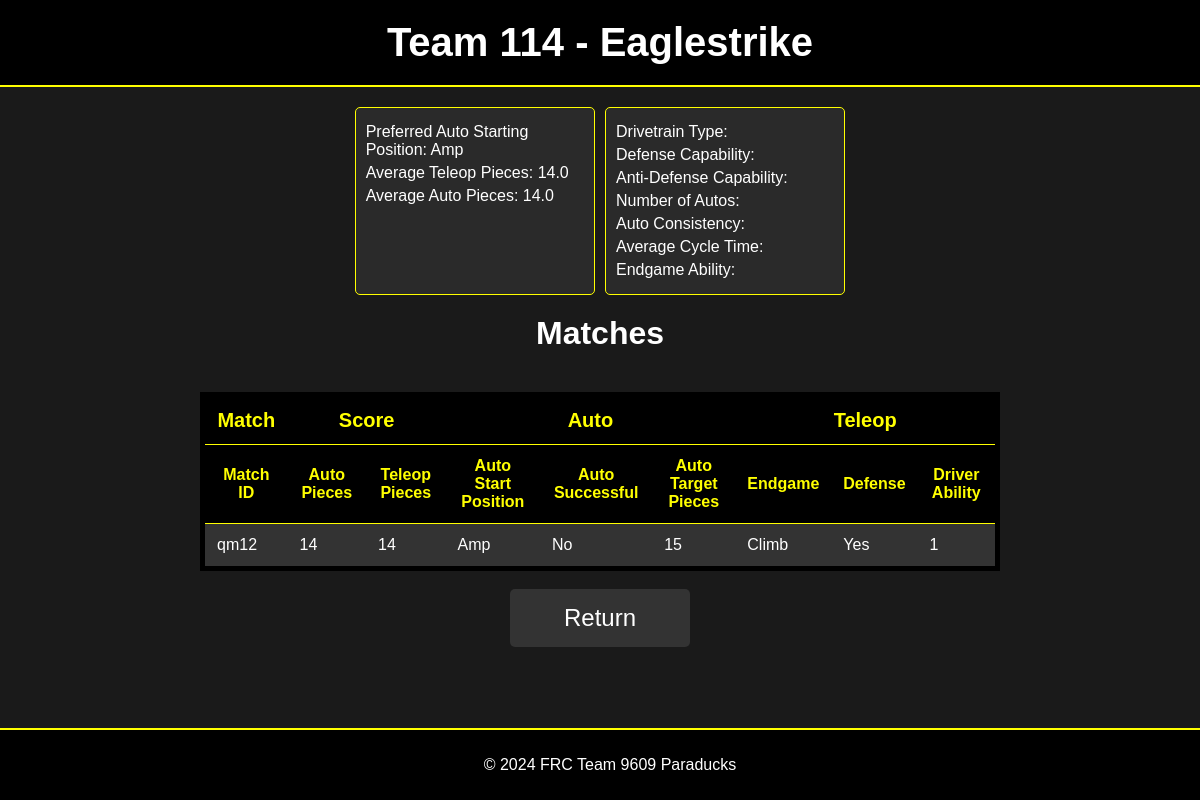
The app's page /view/events/2024cabe/114 with its own data.
### app.py (models this page shows)
class Teams(db.Model):
    team_id = db.Column(db.Integer, primary_key=True, unique=True, nullable=False)
    name = db.Column(db.String, nullable=False)

class Matches(db.Model):
    id = db.Column(db.Integer, primary_key=True, unique=True, nullable=False, autoincrement=True)
    team_id = db.Column(db.Integer, db.ForeignKey('teams.team_id'), nullable=False)
    event_id = db.Column(db.String, db.ForeignKey('events.event_id'), nullable=False)
    match_id = db.Column(db.String, nullable=False)
    auto_pieces = db.Column(db.Integer, nullable=False)
    teleop_pieces = db.Column(db.Integer, nullable=False)
    defense = db.Column(db.Boolean, nullable=False)
    auto_start_position = db.Column(db.String, nullable=False)
    auto_successful = db.Column(db.Boolean, nullable=False)
    auto_target_pieces = db.Column(db.Integer, nullable=False)
    endgame = db.Column(db.String, nullable=False)
    driver_ability = db.Column(db.Integer, nullable=False)

### app.py (the view)
@app.route('/view/events/<event_id>/<team_id>')
def view_event_team(event_id, team_id):
    matches = Matches.query.filter_by(event_id=event_id, team_id=team_id).all()
    team = Teams.query.filter_by(team_id=team_id).first()
    event = Events.query.filter_by(event_id=event_id).first()
    preferred_auto_start_position = find_preferred_starting_position(matches)
    average_auto_points = calculate_average_auto_points(matches)
    average_teleop_points = calculate_average_teleop_points(matches)
    pit_scouting = PitScouting.query.filter_by(event_id=event_id, team_id=team_id).first()
    return render_template(
        'view/events/team.html',
        matches=matches, team=team, event=event,
        preferred_auto_start_position=preferred_auto_start_position,
        average_auto_points=average_auto_points,
        average_teleop_points=average_teleop_points,
        pit_scouting=PitScouting.query.filter_by(event_id=event_id, team_id=team_id).first()
    )

### app.py (called while the page is built)
def find_preferred_starting_position(matches):
    if not matches:
        return 0
    position_count = {}
    for match in matches:
        position = match.auto_start_position
        if position in position_count:
            position_count[position] += 1
        else:
            position_count[position] = 1
    preferred_position = max(position_count, key=position_count.get)
    return preferred_position

def calculate_average_auto_points(matches):
    if not matches:
        return 0
    total_auto_points = sum(match.auto_pieces for match in matches)
    average_auto_points = total_auto_points / len(matches) if matches else 0
    return average_auto_points

def calculate_average_teleop_points(matches):
    if not matches:
        return 0
    total_teleop_points = sum(match.teleop_pieces for match in matches)
    average_teleop_points = total_teleop_points / len(matches) if matches else 0
    return average_teleop_points

### templates/view/events/team.html (shortened to what this page needs)
<!DOCTYPE html>
<html lang="en">
<head>
    <link rel="stylesheet" href="../../../static/style.css">
</head>
<body>
<header>
    <h1>Team {{ team.team_id }} - {{ team.name }}</h1>
</header>
<div class="container">
    <div class="info-container">
        <div class="info-box">
            <div class="info-left">
                <p>Preferred Auto Starting Position: {{ preferred_auto_start_position }}</p>
                <p>Average Teleop Pieces: {{ average_teleop_points }}</p>
                <p>Average Auto Pieces: {{ average_auto_points }}</p>
            </div>
        </div>
        <div class="info-box">
            <div class="info-right">
                <p>Drivetrain Type: {{ pit_scouting.drivetrain_type }}</p>
                <p>Defense Capability: {{ pit_scouting.defense_capability }}</p>
                <p>Anti-Defense Capability: {{ pit_scouting.anti_defense_capability }}</p>
                <p>Number of Autos: {{ pit_scouting.number_of_autos }}</p>
                <p>Auto Consistency: {{ pit_scouting.auto_consistency }}</p>
                <p>Average Cycle Time: {{ pit_scouting.average_cycle_time }}</p>
                <p>Endgame Ability: {{ pit_scouting.endgame_ability }}</p>
            </div>
        </div>
    </div>
    <h2>Matches</h2>
    <table class="sortable">
        <thead>
        <tr class="text-large">
            <th colspan="1">Match</th>
            <th colspan="2">Score</th>
            <th colspan="3">Auto</th>
            <th colspan="3">Teleop</th>
        </tr>
        <tr class="table-header-default">
            <th data-label="Match ID">Match ID</th>
            <th data-label="Auto Pieces">Auto Pieces</th>
            <th data-label="Teleop Pieces">Teleop Pieces</th>
            <th data-label="Auto Start Position">Auto Start Position</th>
            <th data-label="Auto Successful">Auto Successful</th>
            <th data-label="Auto Target Pieces">Auto Target Pieces</th>
            <th data-label="Endgame">Endgame</th>
            <th data-label="Defense">Defense</th>
            <th data-label="Driver Ability">Driver Ability</th>
        </tr>
        </thead>
        <tbody>
        {% for match in matches %}
            <tr>
                <td data-label="Match ID">{{ match.match_id }}</td>
                <td data-label="Auto Pieces">{{ match.auto_pieces }}</td>
                <td data-label="Teleop Pieces">{{ match.teleop_pieces }}</td>
                <td data-label="Auto Start Position">{{ match.auto_start_position }}</td>
                <td data-label="Auto Successful">{{ 'Yes' if match.auto_successful else 'No' }}</td>
                <td data-label="Auto Target Pieces">{{ match.auto_target_pieces }}</td>
                <td data-label="Endgame">{{ match.endgame }}</td>
                <td data-label="Defense">{{ 'Yes' if match.defense else 'No' }}</td>
                <td data-label="Driver Ability">{{ match.driver_ability }}</td>
            </tr>
        {% endfor %}
        </tbody>
    </table>
    <br>
    <a href="/view/events/{{ event.event_id }}" class="button width-return">Return</a>
</div>
<footer>
    <p>© 2024 FRC Team 9609 Paraducks</p>
</footer>
</body>
</html>

### static/style.css (style rules this page uses)
html, body { height: 100%; margin: 0; padding: 0; overflow-x: hidden; }
body { font-family: Arial, sans-serif; background-color: #1a1a1a; color: #ffffff; display: flex; flex-direction: column; }
.container { flex: 1; display: flex; flex-direction: column; align-items: center; padding: 20px; box-sizing: border-box; }
header { background-color: #000000; padding: 20px; text-align: center; border-bottom: 2px solid #ffff00; }
h1 { margin: 0; font-size: 2.5em; }
h2 { margin: 0 0 20px 0; font-size: 2em; text-align: center; }
table { width: 100%; max-width: 800px; border-collapse: collapse; margin-top: 20px; background-color: #333333; border: 5px solid black; }
th, td { color: white; padding: 12px; text-align: left; max-width: 10%; text-wrap: normal; border-bottom: 1px solid #ffff00; }
a { color: white; }
th { background-color: #000000; color: #ffff00; text-align: center; }
tr:nth-child(even) { background-color: #2a2a2a; }
.button { background-color: #333333; color: #ffffff; border: none; width: 60%; padding: 15px 30px; font-size: 1.5em; cursor: pointer; transition: background-color 0.3s; border-radius: 5px; text-decoration: none; text-align: center; }
footer { text-align: center; padding: 10px; background-color: #000000; border-top: 2px solid #ffff00; position: relative; width: 100%; bottom: 0; }
.info-left, .info-right { width: 100%; }
.info-left p, .info-right p { margin: 5px 0; }
.text-large { font-size: 1.25em; }
.info-box { display: flex; border: 1px solid #ffff00; padding: 10px; background-color: #2a2a2a; color: #ffffff; border-radius: 5px; margin-bottom: 20px; flex: 1; margin-right: 10px; max-width: 48%; }
.info-container { display: flex; justify-content: space-between; }
.info-box:last-child { margin-right: 0; }
.width-return { width: 120px; }

### records on screen
Teams: team_id "114", name "Eaglestrike"
Matches: auto_start_position "Amp", match_id "qm12", auto_pieces "14", teleop_pieces "14", auto_successful "No", auto_target_pieces "15", endgame "Climb", defense "Yes", driver_ability "1"

### other values on screen
{{ average_teleop_points }} "14.0"
{{ average_auto_points }} "14.0"
